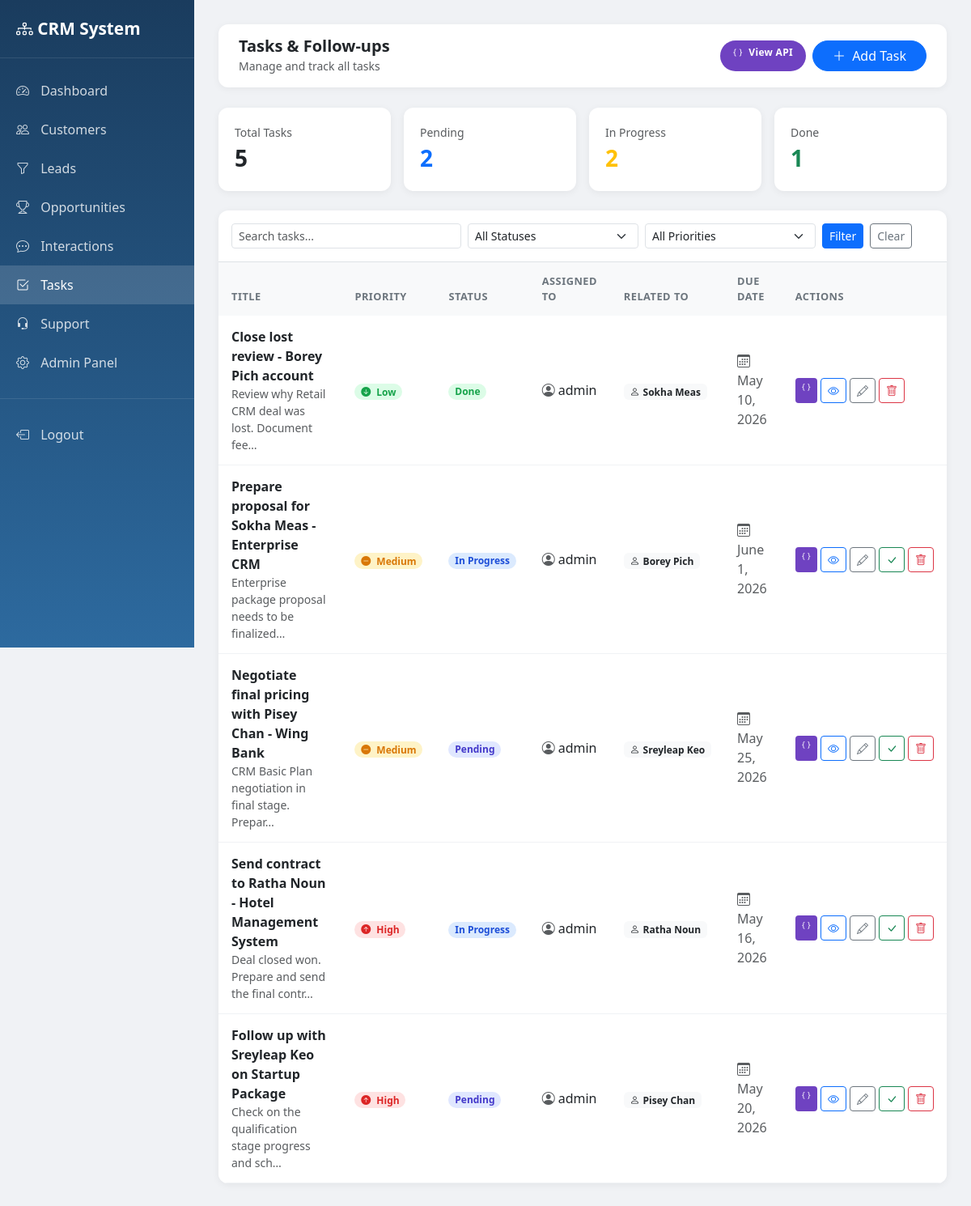
/tasks/ (signed in), run on the app's committed database.
### tasks/models.py (models this page shows, shortened)
class Task(models.Model):
    PRIORITY_CHOICES = [
        ('low', 'Low'),
        ('medium', 'Medium'),
        ('high', 'High'),
    ]
    STATUS_CHOICES = [
        ('pending', 'Pending'),
        ('in_progress', 'In Progress'),
        ('done', 'Done'),
        ('cancelled', 'Cancelled'),
    ]
    title = models.CharField(max_length=255)
    description = models.TextField(blank=True)
    customer = models.ForeignKey(Customer, on_delete=models.SET_NULL, null=True, blank=True, related_name='tasks')
    lead = models.ForeignKey(Lead, on_delete=models.SET_NULL, null=True, blank=True, related_name='tasks')
    opportunity = models.ForeignKey(Opportunity, on_delete=models.SET_NULL, null=True, blank=True, related_name='tasks')
    assigned_to = models.ForeignKey(settings.AUTH_USER_MODEL, on_delete=models.SET_NULL, null=True, blank=True, related_name='assigned_tasks')
    created_by = models.ForeignKey(settings.AUTH_USER_MODEL, on_delete=models.SET_NULL, null=True, blank=True, related_name='created_tasks')
    priority = models.CharField(max_length=10, choices=PRIORITY_CHOICES, default='medium')
    status = models.CharField(max_length=20, choices=STATUS_CHOICES, default='pending')
    due_date = models.DateField(null=True, blank=True)
    reminder_at = models.DateTimeField(null=True, blank=True)
    created_at = models.DateTimeField(auto_now_add=True)
    updated_at = models.DateTimeField(auto_now=True)
    class Meta:
        ordering = ['-created_at']

### accounts/models.py (models this page shows, shortened)
class User(AbstractUser):
    ROLE_CHOICES = [
        ('admin', 'Admin'),
        ('sales_staff', 'Sales Staff'),
        ('customer_service', 'Customer Service'),
    ]
    phone = models.CharField(max_length=20, blank=True)
    role = models.CharField(max_length=20, choices=ROLE_CHOICES, default='sales_staff')
    profile_image = models.ImageField(upload_to='profiles/', blank=True, null=True)

### customers/models.py (models this page shows)
class Customer(models.Model):
    SEGMENT_CHOICES = [
        ('enterprise', 'Enterprise'),
        ('smb', 'SMB'),
        ('startup', 'Startup'),
        ('individual', 'Individual'),
    ]
    STATUS_CHOICES = [
        ('active', 'Active'),
        ('inactive', 'Inactive'),
        ('blocked', 'Blocked'),
    ]
    full_name = models.CharField(max_length=200)
    email = models.EmailField(unique=True, blank=True, null=True)
    phone = models.CharField(max_length=20, blank=True)
    company = models.CharField(max_length=200, blank=True)
    job_title = models.CharField(max_length=100, blank=True)
    segment = models.CharField(max_length=20, choices=SEGMENT_CHOICES, blank=True)
    industry = models.CharField(max_length=100, blank=True)
    city = models.CharField(max_length=100, blank=True)
    country = models.CharField(max_length=100, blank=True)
    status = models.CharField(max_length=20, choices=STATUS_CHOICES, default='active')
    tags = models.ManyToManyField(CustomerTag, blank=True)
    assigned_to = models.ForeignKey(User, on_delete=models.SET_NULL, null=True, blank=True, related_name='assigned_customers')
    created_by = models.ForeignKey(User, on_delete=models.SET_NULL, null=True, related_name='created_customers')
    created_at = models.DateTimeField(auto_now_add=True)
    updated_at = models.DateTimeField(auto_now=True)
    def __str__(self):
        return self.full_name

### tasks/views.py (the view)
# urls.py: path('', views.task_list, name='task_list'),
@login_required
def task_list(request):
    tasks = Task.objects.select_related('customer', 'lead', 'opportunity', 'assigned_to')
    status = request.GET.get('status')
    if status:
        tasks = tasks.filter(status=status)
    priority = request.GET.get('priority')
    if priority:
        tasks = tasks.filter(priority=priority)
    query = request.GET.get('q')
    if query:
        tasks = tasks.filter(
            Q(title__icontains=query) | Q(description__icontains=query)
        )
    context = {
        'tasks': tasks,
        'status_filter': status,
        'priority_filter': priority,
        'query': query,
        'total': tasks.count(),
        'pending_count': Task.objects.filter(status='pending').count(),
        'in_progress_count': Task.objects.filter(status='in_progress').count(),
        'done_count': Task.objects.filter(status='done').count(),
    }
    return render(request, 'tasks/task_list.html', context)

### templates/tasks/task_list.html (shortened to what this page needs)
<!DOCTYPE html>
<html lang="en">
<head>
    <link href="https://cdn.jsdelivr.net/npm/bootstrap@5.3.0/dist/css/bootstrap.min.css" rel="stylesheet">
    <link href="https://cdn.jsdelivr.net/npm/bootstrap-icons@1.10.0/font/bootstrap-icons.css" rel="stylesheet">
</head>
<body>
<div class="d-flex">
    <div class="sidebar">
        <div class="brand"><i class="bi bi-diagram-3"></i> CRM System</div>
        <div class="mt-3">
            <a href="/dashboard/"><i class="bi bi-speedometer2"></i> Dashboard</a>
            <a href="/customers/"><i class="bi bi-people"></i> Customers</a>
            <a href="/leads/"><i class="bi bi-funnel"></i> Leads</a>
            <a href="/opportunities/"><i class="bi bi-trophy"></i> Opportunities</a>
            <a href="/interactions/"><i class="bi bi-chat-dots"></i> Interactions</a>
            <a href="/tasks/" class="active"><i class="bi bi-check2-square"></i> Tasks</a>
            <a href="/support/"><i class="bi bi-headset"></i> Support</a>
            <a href="/admin/"><i class="bi bi-gear"></i> Admin Panel</a>
            <div style="border-top: 1px solid rgba(255,255,255,0.1); margin: 20px 0;"></div>
            <a href="/accounts/logout/"><i class="bi bi-box-arrow-left"></i> Logout</a>
        </div>
    </div>
    <div class="main-content w-100">
        <div class="topbar">
            <div>
                <h5 class="mb-0 fw-bold">Tasks & Follow-ups</h5>
                <small class="text-muted">Manage and track all tasks</small>
            </div>
            <div class="d-flex gap-2">
                <a href="/api/tasks/" target="_blank" class="btn btn-api rounded-pill px-3">
                    <i class="bi bi-braces me-1"></i> View API
                </a>
                <a href="{% url 'task_add' %}" class="btn btn-primary rounded-pill px-4">
                    <i class="bi bi-plus-lg me-1"></i> Add Task
                </a>
            </div>
        </div>
        <div class="row g-3 mb-4">
            <div class="col-md-3">
                <div class="stat-card">
                    <div class="text-muted small">Total Tasks</div>
                    <div class="fs-3 fw-bold text-dark">{{ total }}</div>
                </div>
            </div>
            <div class="col-md-3">
                <div class="stat-card">
                    <div class="text-muted small">Pending</div>
                    <div class="fs-3 fw-bold text-primary">{{ pending_count }}</div>
                </div>
            </div>
            <div class="col-md-3">
                <div class="stat-card">
                    <div class="text-muted small">In Progress</div>
                    <div class="fs-3 fw-bold text-warning">{{ in_progress_count }}</div>
                </div>
            </div>
            <div class="col-md-3">
                <div class="stat-card">
                    <div class="text-muted small">Done</div>
                    <div class="fs-3 fw-bold text-success">{{ done_count }}</div>
                </div>
            </div>
        </div>
        <div class="table-card mb-4">
            <div class="p-3 border-bottom">
                <form method="get" class="row g-2 align-items-end">
                    <div class="col-md-4">
                        <input type="text" name="q" class="form-control form-control-sm" placeholder="Search tasks..." value="{{ query|default:'' }}">
                    </div>
                    <div class="col-md-3">
                        <select name="status" class="form-select form-select-sm">
                            <option value="">All Statuses</option>
                        </select>
                    </div>
                    <div class="col-md-3">
                        <select name="priority" class="form-select form-select-sm">
                            <option value="">All Priorities</option>
                        </select>
                    </div>
                    <div class="col-md-2 d-flex gap-2">
                        <button type="submit" class="btn btn-sm btn-primary">Filter</button>
                        <a href="{% url 'task_list' %}" class="btn btn-sm btn-outline-secondary">Clear</a>
                    </div>
                </form>
            </div>
            <table class="table mb-0">
                <thead>
                    <tr>
                        <th>Title</th>
                        <th>Priority</th>
                        <th>Status</th>
                        <th>Assigned To</th>
                        <th>Related To</th>
                        <th>Due Date</th>
                        <th>Actions</th>
                    </tr>
                </thead>
                <tbody>
                    {% for task in tasks %}
                    <tr>
                        <td>
                            <a href="{% url 'task_detail' task.pk %}" class="fw-semibold text-dark text-decoration-none">
                                {{ task.title }}
                            </a>
                            {% if task.description %}
                                <div class="text-muted small">{{ task.description|truncatechars:50 }}</div>
                            {% endif %}
                        </td>
                        <td>
                            <span class="badge rounded-pill badge-priority-{{ task.priority }}">
                                {% if task.priority == 'high' %}<i class="bi bi-arrow-up-circle-fill me-1"></i>{% endif %}
                                {% if task.priority == 'medium' %}<i class="bi bi-dash-circle-fill me-1"></i>{% endif %}
                                {% if task.priority == 'low' %}<i class="bi bi-arrow-down-circle-fill me-1"></i>{% endif %}
                                {{ task.get_priority_display }}
                            </span>
                        </td>
                        <td>
                            <span class="badge rounded-pill badge-status-{{ task.status }}">
                                {{ task.get_status_display }}
                            </span>
                        </td>
                        <td>
                            {% if task.assigned_to %}
                                <i class="bi bi-person-circle me-1 text-muted"></i>{{ task.assigned_to.get_full_name|default:task.assigned_to.username }}
                            {% else %}
                                <span class="text-muted">—</span>
                            {% endif %}
                        </td>
                        <td>
                            {% if task.customer %}
                                <span class="badge bg-light text-dark"><i class="bi bi-person me-1"></i>{{ task.customer }}</span>
                            {% elif task.lead %}
                                <span class="badge bg-light text-dark"><i class="bi bi-funnel me-1"></i>{{ task.lead }}</span>
                            {% elif task.opportunity %}
                                <span class="badge bg-light text-dark"><i class="bi bi-trophy me-1"></i>{{ task.opportunity }}</span>
                            {% else %}
                                <span class="text-muted">—</span>
                            {% endif %}
                        </td>
                        <td>
                            {% if task.due_date %}
                                <span class="text-muted">
                                    <i class="bi bi-calendar3 me-1"></i>{{ task.due_date }}
                                </span>
                            {% else %}
                                <span class="text-muted">—</span>
                            {% endif %}
                        </td>
                        <td>
                            <div class="d-flex gap-1">
                                <a href="/api/tasks/{{ task.pk }}/" target="_blank" class="btn btn-sm btn-json" title="View JSON">
                                    <i class="bi bi-braces"></i>
                                </a>
                                <a href="{% url 'task_detail' task.pk %}" class="btn btn-sm btn-outline-primary" title="View"><i class="bi bi-eye"></i></a>
                                <a href="{% url 'task_edit' task.pk %}" class="btn btn-sm btn-outline-secondary" title="Edit"><i class="bi bi-pencil"></i></a>
                                {% if task.status != 'done' %}
                                <form method="post" action="{% url 'task_update_status' task.pk %}" class="d-inline">
                                    <button type="submit" class="btn btn-sm btn-outline-success" title="Mark Done"><i class="bi bi-check-lg"></i></button>
                                </form>
                                {% endif %}
                                <a href="{% url 'task_delete' task.pk %}" class="btn btn-sm btn-outline-danger" title="Delete"><i class="bi bi-trash"></i></a>
                            </div>
                        </td>
                    </tr>
                    {% endfor %}
                </tbody>
            </table>
        </div>
    </div>
</div>
</body>
</html>

### templates/tasks/task_list.html (style rules this page uses)
body { background-color: #f0f2f5; }
.sidebar { min-height: 100vh; background: linear-gradient(180deg, #1a3c5e 0%, #2d6a9f 100%); width: 240px; position: fixed; padding-top: 20px; }
.sidebar .brand { color: white; font-size: 1.3rem; font-weight: 700; padding: 0 20px 20px; border-bottom: 1px solid rgba(255,255,255,0.1); }
.sidebar a { color: rgba(255,255,255,0.8); text-decoration: none; display: block; padding: 12px 20px; transition: all 0.2s; }
.sidebar a:hover, .sidebar a.active { background: rgba(255,255,255,0.15); color: white; }
.sidebar a i { margin-right: 10px; }
.main-content { margin-left: 240px; padding: 30px; }
.topbar { background: white; border-radius: 12px; padding: 15px 25px; margin-bottom: 25px; box-shadow: 0 2px 10px rgba(0,0,0,0.05); display: flex; justify-content: space-between; align-items: center; }
.table-card { background: white; border-radius: 12px; box-shadow: 0 2px 10px rgba(0,0,0,0.06); overflow: hidden; }
.table thead th { background: #f8f9fa; font-size: 0.8rem; text-transform: uppercase; letter-spacing: 0.5px; color: #6c757d; border: none; padding: 14px 16px; }
.table tbody td { padding: 14px 16px; vertical-align: middle; border-color: #f0f2f5; }
.stat-card { background: white; border-radius: 12px; padding: 20px; box-shadow: 0 2px 10px rgba(0,0,0,0.06); }
.badge-priority-high { background-color: #fee2e2; color: #dc2626; }
.badge-priority-medium { background-color: #fef3c7; color: #d97706; }
.badge-priority-low { background-color: #dcfce7; color: #16a34a; }
.badge-status-pending { background-color: #e0e7ff; color: #4338ca; }
.badge-status-in_progress { background-color: #dbeafe; color: #1d4ed8; }
.badge-status-done { background-color: #dcfce7; color: #16a34a; }
.btn-api { background: #6f42c1; color: white; border: none; font-size: 0.75rem; font-weight: 600; letter-spacing: 0.3px; }
.btn-json { background: #6f42c1; color: white; border: none; font-size: 0.7rem; }

### data on the page
Task: title "Close lost review - Borey Pich account", description "Review why Retail CRM deal was lost. Document fee…", priority "Low", status "Done", assigned_to.get_full_name "admin", customer "Sokha Meas", due_date "May 10, 2026"
Task: title "Prepare proposal for Sokha Meas - Enterprise CRM", description "Enterprise package proposal needs to be finalized…", priority "Medium", status "In Progress", assigned_to.get_full_name "admin", customer "Borey Pich", due_date "June 1, 2026"
Task: title "Negotiate final pricing with Pisey Chan - Wing Bank", description "CRM Basic Plan negotiation in final stage. Prepar…", priority "Medium", status "Pending", assigned_to.get_full_name "admin", customer "Sreyleap Keo", due_date "May 25, 2026"
Task: title "Send contract to Ratha Noun - Hotel Management System", description "Deal closed won. Prepare and send the final contr…", priority "High", status "In Progress", assigned_to.get_full_name "admin", customer "Ratha Noun", due_date "May 16, 2026"
Task: title "Follow up with Sreyleap Keo on Startup Package", description "Check on the qualification stage progress and sch…", priority "High", status "Pending", assigned_to.get_full_name "admin", customer "Pisey Chan", due_date "May 20, 2026"

### other printed values
{{ total }} "5"
{{ pending_count }} "2"
{{ in_progress_count }} "2"
{{ done_count }} "1"
